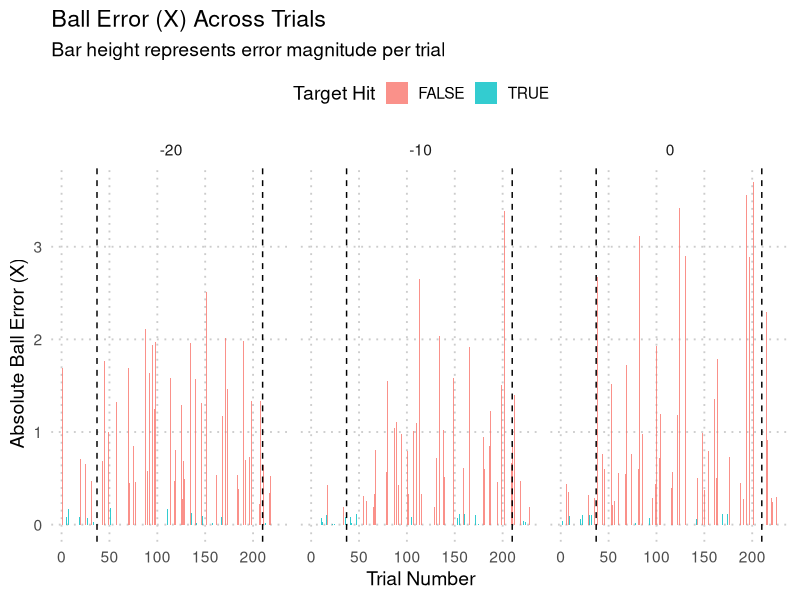
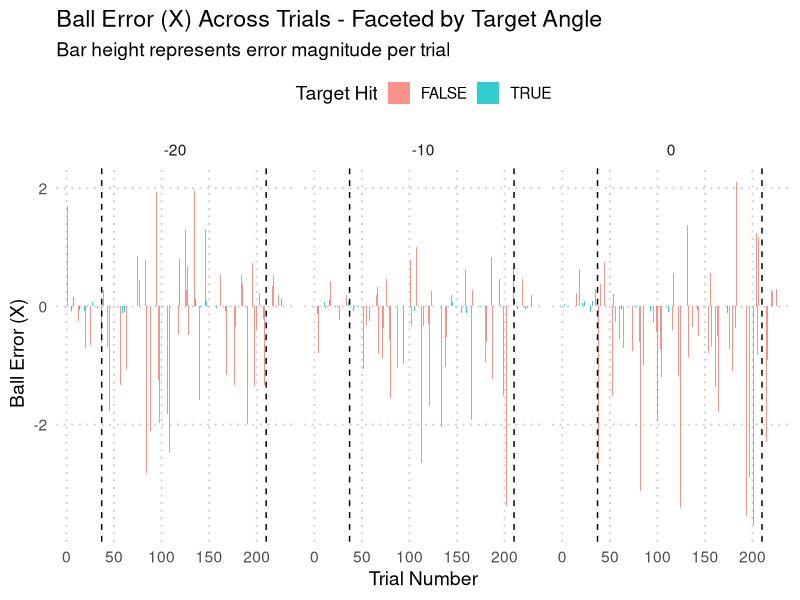
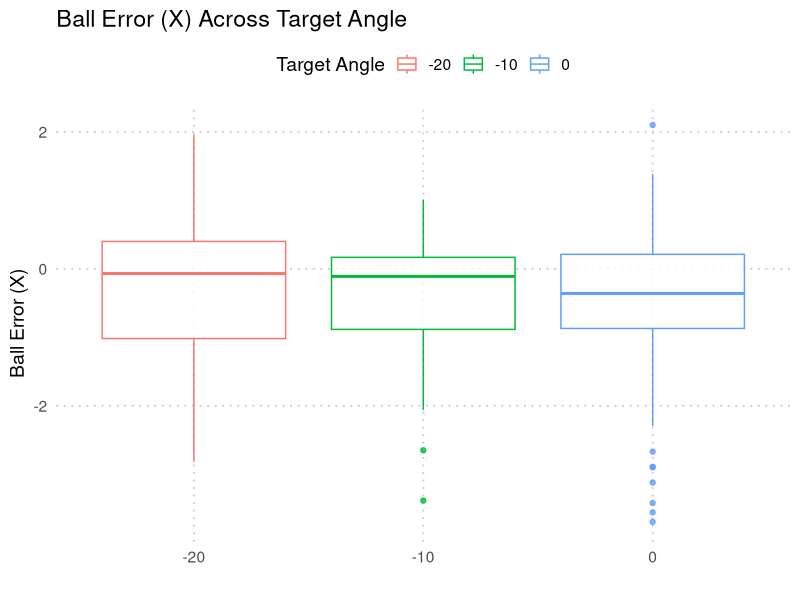
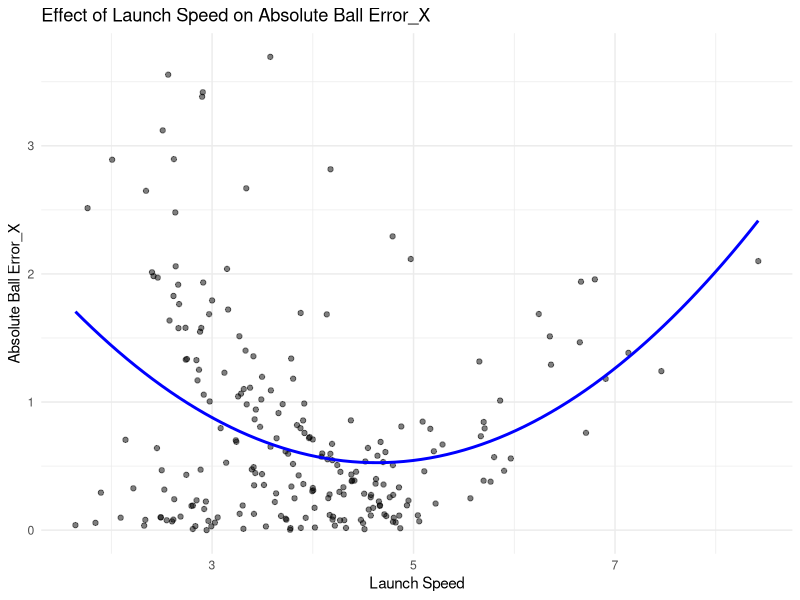
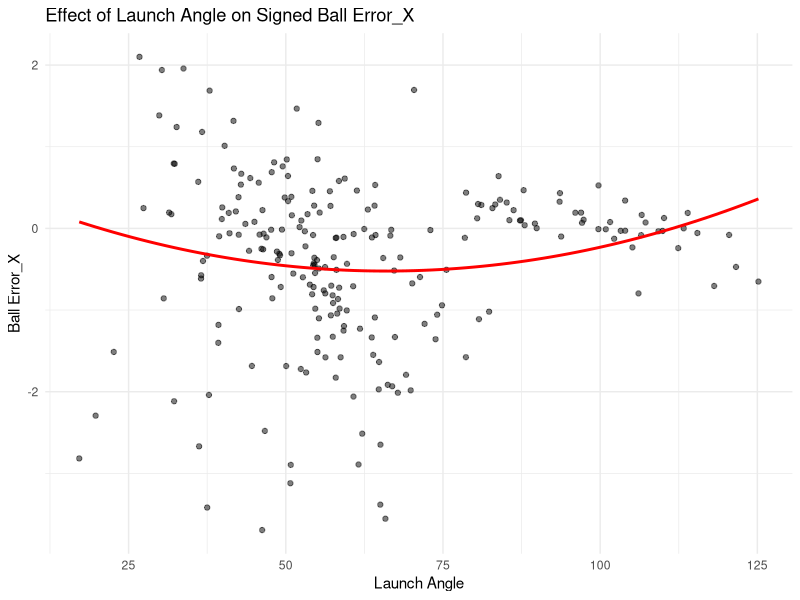
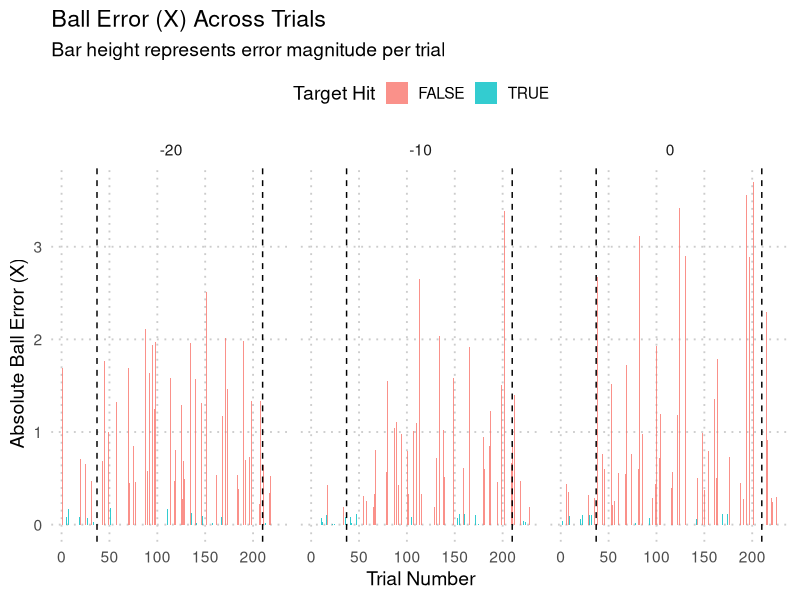
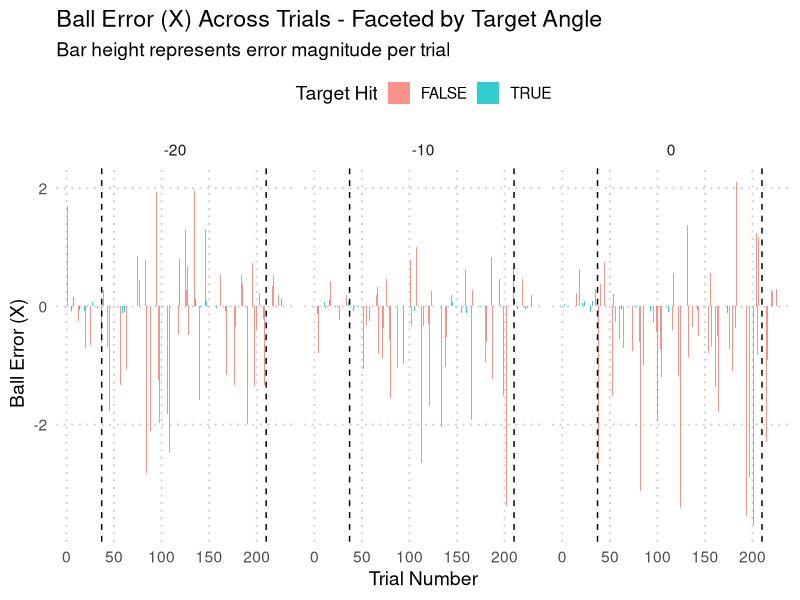
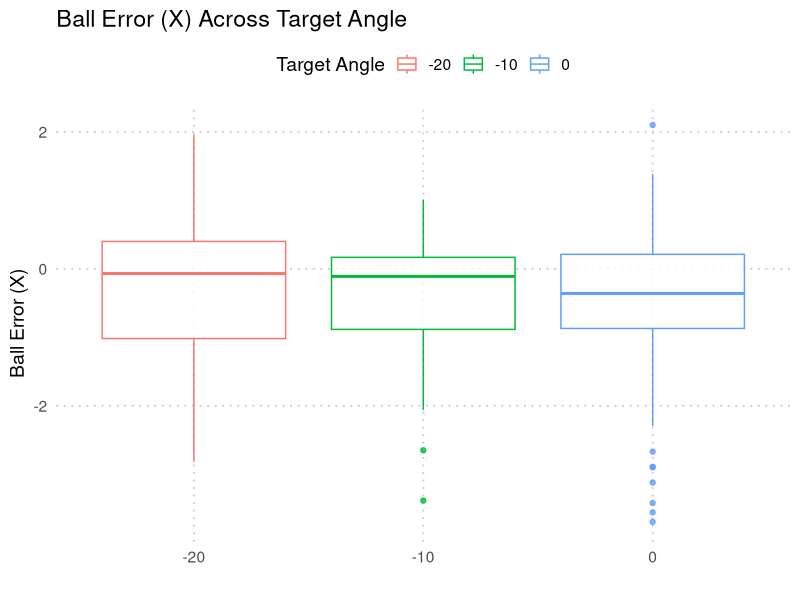

Recreate these plots in R, in order.

# libraries
library(readr)
library(ggplot2)
library(dplyr)

# load data
dat <- read_csv("Example Data/trial_results_120_current.csv")

# load save path
save_path <- "Figures/Pilot"

# create ball_error_x variable
dat$ball_error_x <- dat$final_ball_pos_x - dat$target_position_x

# change launch angle to a numerical variable
dat$launch_angle <- as.numeric(dat$launch_angle)
str(dat$launch_angle)

# rename water_speed_m/s to water_speed_m_s
colnames(dat)[which(names(dat) == "water_speed_m/s")] <- "water_speed_m_s"
dat$water_speed_m_s <- as.factor(dat$water_speed_m_s)
dat$target_angle <- as.factor(dat$target_angle)

# create abs_ball_error_x
dat$abs_ball_error_x <- abs(dat$ball_error_x)







# Bar graph showing absolute ball_error_x across all trials
plt1 <- ggplot(dat, aes(x = trial_num, y = abs_ball_error_x, fill = as.factor(target_hit))) +
  geom_col(width = 0.8, alpha = 0.8) +
  theme_minimal(base_size = 14) +
  geom_vline(xintercept = 37, linetype = 'dashed') +
  geom_vline(xintercept = 210, linetype = 'dashed') +
  labs(
    x = "Trial Number",
    y = "Absolute Ball Error (X)",
    fill = "Target Hit",
    title = "Ball Error (X) Across Trials",
    subtitle = "Bar height represents error magnitude per trial"
  ) +
  theme(
    legend.position = "top",
    panel.grid.major = element_line(color = "grey80", linetype = "dotted"),
    panel.grid.minor = element_blank()
  ) + facet_wrap(~target_angle)
plt1
ggsave("abs_ball_error_x.png", path = save_path, plot = plt1)


# Bar graph showing ball_error_x across all trials (faceted by target angle)
plt2 <- ggplot(dat, aes(x = trial_num, y = ball_error_x, fill = as.factor(target_hit))) +
  geom_col(width = 0.8, alpha = 0.8) +  
  theme_minimal(base_size = 14) +
  geom_vline(xintercept = 37, linetype = 'dashed') +
  geom_vline(xintercept = 210, linetype = 'dashed') +
  labs(
    x = "Trial Number",
    y = "Ball Error (X)",
    fill = "Target Hit",
    title = "Ball Error (X) Across Trials - Faceted by Target Angle",
    subtitle = "Bar height represents error magnitude per trial"
  ) +
  theme(
    legend.position = "top",
    panel.grid.major = element_line(color = "grey80", linetype = "dotted"),
    panel.grid.minor = element_blank()
  ) +
  facet_wrap(~target_angle)  

plt2
ggsave("ball_error_x.png", path = save_path, plot = plt2)


# Boxplots showing ball_error_x within targets (all trials)
plt3 <- ggplot(dat, aes(x = as.factor(target_angle), y = ball_error_x, color = as.factor(target_angle))) +
  geom_boxplot(width = 0.8, alpha = 0.8) +  
  theme_minimal(base_size = 14) +
  labs(
    x = "",
    y = "Ball Error (X)",
    color = "Target Angle",
    title = "Ball Error (X) Across Target Angle",
  ) +
  theme(
    legend.position = "top",
    panel.grid.major = element_line(color = "grey80", linetype = "dotted"),
    panel.grid.minor = element_blank()
  ) 
plt3
ggsave("ball_error_x_boxplot.png", path = save_path,  plot = plt3)



# filter each phase of experiment
dat_baseline <- filter(dat, trial_num < 37)
dat_exposure <- filter(dat, trial_num > 36 & trial_num < 211)
dat_washout <- filter(dat, trial_num > 210)


# linear models to test if abs ball error decreases across trials (for rudimentary evidence of learning curves?)
mod_base <- lm(abs_ball_error_x ~ trial_num, data = dat_baseline)
summary(mod_base)

mod_exp <- lm(abs_ball_error_x ~ trial_num, data = dat_exposure)
summary(mod_exp)

mod_wash <- lm(abs_ball_error_x ~ trial_num, data = dat_washout)
summary(mod_wash)


# summary stats for experimental phase data
dat_baseline %>%
  group_by(target_angle) %>%
  summarise(mean_ball_error_x = mean(ball_error_x, na.rm = TRUE), var_ball_error_x = var(ball_error_x, na.rm = TRUE))

dat_exposure %>%
  group_by(target_angle) %>%
  summarise(mean_ball_error_x = mean(ball_error_x, na.rm = TRUE), var_ball_error_x = var(ball_error_x, na.rm = TRUE))

dat_washout %>%
  group_by(target_angle) %>%
  summarise(mean_ball_error_x = mean(ball_error_x, na.rm = TRUE), var_ball_error_x = var(ball_error_x, na.rm = TRUE))


ggplot(dat, aes(x = launch_Speed, y = abs_ball_error_x)) +
  geom_point(alpha = 0.5) +
  geom_smooth(method = "lm", formula = y ~ poly(x, 2), se = FALSE, color = "blue") +
  labs(title = "Effect of Launch Speed on Absolute Ball Error_X",
       x = "Launch Speed",
       y = "Absolute Ball Error_X") +
  theme_minimal()

ggplot(dat, aes(x = launch_angle, y = ball_error_x)) +
  geom_point(alpha = 0.5) +
  geom_smooth(method = "lm", formula = y ~ poly(x, 2), se = FALSE, color = "red") +
  labs(title = "Effect of Launch Angle on Signed Ball Error_X",
       x = "Launch Angle",
       y = "Ball Error_X") +
  theme_minimal()


# linear models illustrating the effect of launch speed and angle on ball_error_x
mod_speed <- lm(ball_error_x ~ launch_Speed, data = dat)
summary(mod_speed)

mod_angle <- lm(ball_error_x ~ launch_angle, data = dat)
summary(mod_angle)


mod_interaction <- lm(ball_error_x ~ launch_Speed + I(launch_Speed^2) * launch_angle, data = dat)
summary(mod_interaction)

mod_quad <- lm(abs_ball_error_x ~ launch_Speed + I(launch_Speed^2) * launch_angle + I(launch_angle^2), data = dat)
summary(mod_quad)

